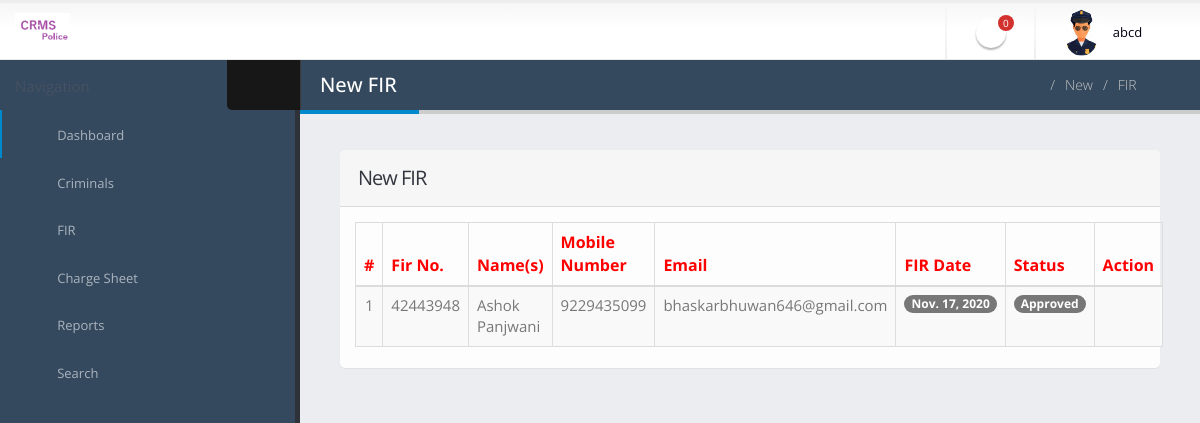
Page /approved_fir (signed in) on the committed database.
### crimerecord/models.py (models this page shows, shortened)
class Fir(models.Model):
    firno = models.CharField(max_length=20, blank=True)
    userid = models.ForeignKey(User, on_delete=models.CASCADE, null=True, blank=True)
    policestationid = models.ForeignKey(PoliceStation, on_delete=models.CASCADE, null=True, blank=True)
    crimetype = models.ForeignKey(Category, on_delete=models.CASCADE, null=True, blank=True)
    nameaccused = models.CharField(max_length=150, blank=True)
    nameapplicants = models.CharField(max_length=150, blank=True)
    parentageapplicant = models.CharField(max_length=100, blank=True)
    contactno = models.CharField(max_length=15, null=True, blank=True)
    address = models.CharField(max_length=300, blank=True)
    relationaccused = models.CharField(max_length=100, null=True, blank=True)
    purposeoffir = models.CharField(max_length=200, blank=True)
    dateoffir = models.DateField(blank=True)
    remark = models.CharField(max_length=200,null=True, blank=True)
    status = models.CharField(max_length=20,null=True, blank=True)
    remarkdate = models.DateField(null=True, blank=True)
    sectionoflaw = models.CharField(max_length=150,null=True, blank=True)
    investigationofficer = models.CharField(max_length=100,null=True, blank=True)
    investigationdetail = models.CharField(max_length=300,null=True, blank=True)
    chargesheetdate = models.DateField(null=True, blank=True)

### crimerecord/views.py (the view)
# urls.py: path('approved_fir',approved_fir, name='approved_fir'),
def approved_fir(request):
    if not request.user.is_authenticated:
        return redirect('police_login')
    userid = User.objects.get(id=request.user.id)
    policeid = Police.objects.get(user=userid)
    newfir = Fir.objects.filter(policestationid=policeid.policestationid, status=None)
    newfircount = Fir.objects.filter(policestationid=policeid.policestationid, status=None).count()
    fir = Fir.objects.filter(policestationid=policeid.policestationid,status="Approved")
    d = {'fir':fir,'newfir':newfir,'newfircount':newfircount}
    return render(request,'approved_fir.html', d)

### crimerecord/templates/approved_fir.html (shortened to what this page needs)
{% load static %}
{% block body %}
<html class="fixed">
	<head>
		<link rel="stylesheet" href="{% static 'police/assets/vendor/bootstrap/css/bootstrap.css' %}" />
		<link rel="stylesheet" href="{% static 'police/assets/vendor/font-awesome/css/font-awesome.css' %}" />
		<link rel="stylesheet" href="{% static 'police/assets/vendor/magnific-popup/magnific-popup.css' %}" />
		<link rel="stylesheet" href="{% static 'police/assets/vendor/bootstrap-datepicker/css/datepicker3.css' %}" />
		<link rel="stylesheet" href="{% static 'police/assets/vendor/select2/select2.css' %}"/>
		<link rel="stylesheet" href="{% static 'police/assets/vendor/jquery-datatables-bs3/assets/css/datatables.css' %}"/>
		<link rel="stylesheet" href="{% static 'police/assets/stylesheets/theme.css' %}" />
		<link rel="stylesheet" href="{% static 'police/assets/stylesheets/skins/default.css' %}" />
		<link rel="stylesheet" href="{% static 'police/assets/stylesheets/theme-custom.css' %}">
	</head>
	<body>
		<section class="body">
			{% include 'headerpolice.html' %}
			<div class="inner-wrapper">
				{% include 'sidebarpolice.html' %}
				<section role="main" class="content-body">
					<header class="page-header">
						<h2>New FIR</h2>
						<div class="right-wrapper pull-right">
							<ol class="breadcrumbs">
								<li>
									<a href="{% url 'police_home' %}">
										<i class="fa fa-home"></i>
									</a>
								</li>
								<li><span>New</span></li>
								<li><span>FIR</span></li>
							</ol>
							<a class="sidebar-right-toggle" data-open="sidebar-right"><i class="fa fa-chevron-left"></i></a>
						</div>
					</header>
						<section class="panel">
							<header class="panel-heading">
								<div class="panel-actions">
									<a href="#" class="fa fa-caret-down"></a>
									<a href="#" class="fa fa-times"></a>
								</div>
								<h2 class="panel-title">New FIR</h2>
							</header>
							<div class="panel-body">
								 <table class="table table-bordered table-striped table-vcenter js-dataTable-full-pagination">
                                <thead style="color: red;font-size: 16px">
                                    <tr>
                                        <th class="text-center">#</th>
                                        <th>Fir No.</th>
                                        <th class="d-none d-sm-table-cell">Name(s)</th>
                                        <th class="d-none d-sm-table-cell">Mobile Number</th>
                                        <th class="d-none d-sm-table-cell">Email</th>
                                        <th class="d-none d-sm-table-cell">FIR Date</th>
                                        <th class="d-none d-sm-table-cell">Status</th>
                                        <th class="d-none d-sm-table-cell" style="width: 15%;">Action</th>
                                       </tr>
                                </thead>
                                <tbody>
                                    {% for i in fir %}
                                    <tr style="font-size: 15px">
                                        <td class="text-center">{{forloop.counter}}</td>
                                        <td class="font-w600">{{i.firno}}</td>
                                        <td class="font-w600">{{i.userid.first_name}}</td>
                                        <td class="font-w600">{{i.userid.last_name}}</td>
                                        <td class="font-w600">{{i.userid.username}}</td>
                                        <td class="font-w600">
                                             <span class="badge badge-primary">{{i.dateoffir}}</span>
                                        </td>
                                        {% if i.status == None %}
                     <td class="font-w600">Not Updated Yet</td>
                                        {% else %}
                                        <td class="d-none d-sm-table-cell">
                                            <span class="badge badge-primary">{{i.status}}</span>
                                        </td>
                                                                                   {% endif %}
                                         <td class="d-none d-sm-table-cell"><a href="{% url 'fir_details' i.id %}"><i class="fa fa-eye" aria-hidden="true"></i></td>
                                    </tr>
                                    {% endfor %}
                                </tbody>
                            </table>
							</div>
						</section>
				</section>
			</div>
		</section>
	</body>
</html>
{% endblock %}

### crimerecord/templates/headerpolice.html (shortened to what this page needs)
{% load static %}
<header class="header">
                <div class="logo-container">
                    <a href="{% url 'police_home' %}" class="logo">
                        <img src="{% static 'police/assets/images/logo5.png' %}" height="35" />
                    </a>
                </div>
                <div class="header-right">
                    <span class="separator"></span>
                    <ul class="notifications">
                        <li>
                            <a href="#" class="dropdown-toggle notification-icon" data-toggle="dropdown">
                                <i class="fa fa-bell"></i>
                                <span class="badge">{{newfircount}}</span>
                            </a>
                        </li>
                    </ul>
                    <span class="separator"></span>
                    <div id="userbox" class="userbox">
                        <a href="#" data-toggle="dropdown">
                            <figure class="profile-picture">
                                <img src="{% static 'police/assets/images/police.png' %}" alt="Profile Pic" class="img-circle" data-lock-picture="{% static 'police/assets/images/police.png' %}" />
                            </figure>
                            <div class="profile-info" >
                                <span class="name">{{request.user.first_name}}</span>
                            </div>
                            <i class="fa custom-caret"></i>
                        </a>
                    </div>
                </div>
            </header>

### crimerecord/static/police/assets/stylesheets/skins/default.css (style rules this page uses)
a, .btn-link { color: #0088cc; }
.page-header h2 { border-bottom-color: #0088cc; }
.notifications .notification-menu:before, .notifications .notification-icon:before { border-bottom-color: #0088cc; }

### rows in the picture
Fir: firno "42443948", userid.first_name "Ashok Panjwani", userid.last_name "9229435099", userid.username "bhaskarbhuwan646@gmail.com", dateoffir "Nov. 17, 2020", status "Approved"

### other values in the picture
{{ newfircount }} "0"
{{ request.user.first_name }} "abcd"
